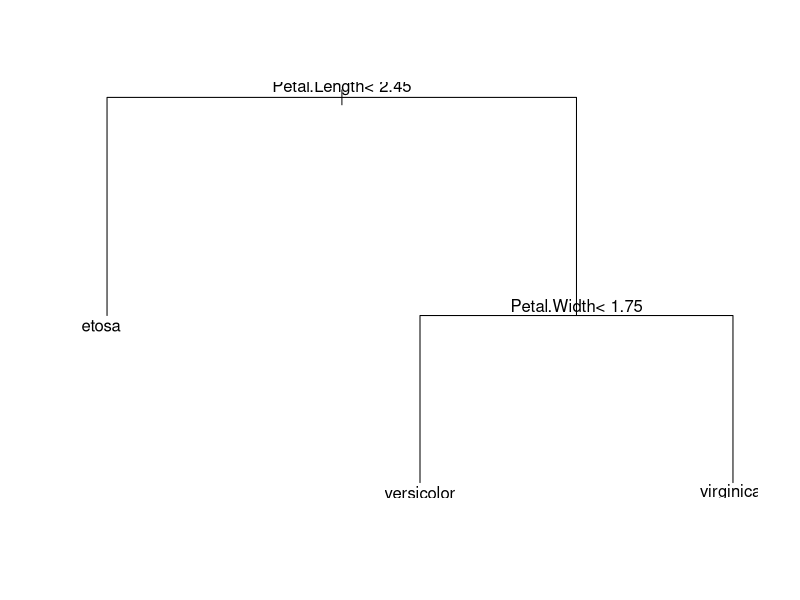

Write R code to recreate this figure.
#rpart(formula,data,weights,subset,na.action=na.rpart,method,parms,control,...)
#formula 表示模型的公式,ex:Y~X1+X2+X3
#data 表示為建立模型用的資料名稱
#method 表示使用的方法 ex:"anova","poisson","class","exp"
#control 表示為控制此演算法之引數,可在rpart.contorl中設定(6-2範例)

install.packages("rpart")
library(rpart)

data(iris)
np = ceiling(0.1*nrow(iris)) #nrow(iris)傳回iris資料筆數
np
test.index = sample(1:nrow(iris),np) #10%為測試資料
iris.testdata = iris[test.index,] #測試資料
iris.traindata = iris[-test.index,] #訓練資料

#利用rpart()建立訓練資料的決策樹iris.tree
iris.tree = rpart(Species ~ Sepal.Length + Sepal.Width + Petal.Length + Petal.Width,method = "class", data = iris.traindata)
iris.tree

summary(iris.tree)
plot(iris.tree) ; text(iris.tree) #text()將文本添入至繪圖中

#顯示訓練資料的正確率
species.traindata = iris$Species[-test.index]
train.predict = factor(predict(iris.tree,iris.traindata,type = "class"),levels = levels(species.traindata))

table.traindata = table(species.traindata,train.predict)
table.traindata
correct.traindata = sum(diag(table.traindata))/sum(table.traindata)*100
correct.traindata

#顯示測試資料的正確率
species.testdata = iris$Species[test.index]
test.predict = factor(predict(iris.tree,iris.testdata,type = "class"),levels = levels(species.testdata))
table.testdata = table(species.testdata,test.predict)
table.testdata
correct.testdata = sum(diag(table.testdata))/sum(table.testdata)*100
correct.testdata
